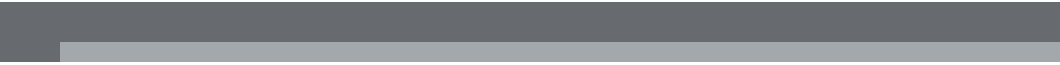
        <widget class="QFrame" name="frame_top">
         <property name="sizePolicy">
          <sizepolicy hsizetype="Preferred" vsizetype="Fixed">
           <horstretch>0</horstretch>
           <verstretch>0</verstretch>
          </sizepolicy>
         </property>
         <property name="minimumSize">
          <size>
           <width>0</width>
           <height>60</height>
          </size>
         </property>
         <property name="maximumSize">
          <size>
           <width>16777215</width>
           <height>65</height>
          </size>
         </property>
         <property name="styleSheet">
          <string notr="true">background-color: transparent;</string>
         </property>
         <property name="frameShape">
          <enum>QFrame::NoFrame</enum>
         </property>
         <property name="frameShadow">
          <enum>QFrame::Raised</enum>
         </property>
         <layout class="QHBoxLayout" name="horizontalLayout_3">
          <property name="spacing">
           <number>0</number>
          </property>
          <property name="leftMargin">
           <number>0</number>
          </property>
          <property name="topMargin">
           <number>0</number>
          </property>
          <property name="rightMargin">
           <number>0</number>
          </property>
          <property name="bottomMargin">
           <number>0</number>
          </property>
          <item>
           <widget class="QFrame" name="frame_toggle">
            <property name="sizePolicy">
             <sizepolicy hsizetype="Minimum" vsizetype="Fixed">
              <horstretch>0</horstretch>
              <verstretch>0</verstretch>
             </sizepolicy>
            </property>
            <property name="minimumSize">
             <size>
              <width>60</width>
              <height>60</height>
             </size>
            </property>
            <property name="maximumSize">
             <size>
              <width>70</width>
              <height>16777215</height>
             </size>
            </property>
            <property name="styleSheet">
             <string notr="true">background-color: rgb(27, 29, 35);</string>
            </property>
            <property name="frameShape">
             <enum>QFrame::NoFrame</enum>
            </property>
            <property name="frameShadow">
             <enum>QFrame::Raised</enum>
            </property>
            <layout class="QVBoxLayout" name="verticalLayout_3">
             <property name="spacing">
              <number>0</number>
             </property>
             <property name="leftMargin">
              <number>0</number>
             </property>
             <property name="topMargin">
              <number>0</number>
             </property>
             <property name="rightMargin">
              <number>0</number>
             </property>
             <property name="bottomMargin">
              <number>0</number>
             </property>
             <item>
              <widget class="QPushButton" name="Btn_Toggle">
               <property name="sizePolicy">
                <sizepolicy hsizetype="Expanding" vsizetype="Fixed">
                 <horstretch>0</horstretch>
                 <verstretch>0</verstretch>
                </sizepolicy>
               </property>
               <property name="minimumSize">
                <size>
                 <width>60</width>
                 <height>60</height>
                </size>
               </property>
               <property name="styleSheet">
                <string notr="true">QPushButton {
	background-position: center;
	background-repeat: no-reperat;
	border: none;
	background-color: #676A6E;
	padding-left: 20px;
	text-align: left;
}
QPushButton:hover {
	background-color: #676A6E;
}
QPushButton:pressed {	
	background-color: #676A6E;
}
</string>
               </property>
               <property name="text">
                <string/>
               </property>
              </widget>
             </item>
            </layout>
           </widget>
          </item>
          <item>
           <widget class="QFrame" name="frame_top_right">
            <property name="sizePolicy">
             <sizepolicy hsizetype="Preferred" vsizetype="Maximum">
              <horstretch>0</horstretch>
              <verstretch>0</verstretch>
             </sizepolicy>
            </property>
            <property name="minimumSize">
             <size>
              <width>0</width>
              <height>60</height>
             </size>
            </property>
            <property name="styleSheet">
             <string notr="true">background: transparent;</string>
            </property>
            <property name="frameShape">
             <enum>QFrame::NoFrame</enum>
            </property>
            <property name="frameShadow">
             <enum>QFrame::Raised</enum>
            </property>
            <layout class="QVBoxLayout" name="verticalLayout_2">
             <property name="spacing">
              <number>0</number>
             </property>
             <property name="leftMargin">
              <number>0</number>
             </property>
             <property name="topMargin">
              <number>0</number>
             </property>
             <property name="rightMargin">
              <number>0</number>
             </property>
             <property name="bottomMargin">
              <number>0</number>
             </property>
             <item>
              <widget class="QFrame" name="frame_top_btns">
               <property name="sizePolicy">
                <sizepolicy hsizetype="Preferred" vsizetype="Maximum">
                 <horstretch>0</horstretch>
                 <verstretch>0</verstretch>
                </sizepolicy>
               </property>
               <property name="minimumSize">
                <size>
                 <width>0</width>
                 <height>60</height>
                </size>
               </property>
               <property name="maximumSize">
                <size>
                 <width>16777215</width>
                 <height>60</height>
                </size>
               </property>
               <property name="styleSheet">
                <string notr="true">background-color: #676A6E;</string>
               </property>
               <property name="frameShape">
                <enum>QFrame::NoFrame</enum>
               </property>
               <property name="frameShadow">
                <enum>QFrame::Raised</enum>
               </property>
               <layout class="QVBoxLayout" name="verticalLayout_11">
                <property name="leftMargin">
                 <number>0</number>
                </property>
                <property name="topMargin">
                 <number>0</number>
                </property>
                <property name="rightMargin">
                 <number>0</number>
                </property>
                <property name="bottomMargin">
                 <number>0</number>
                </property>
                <item>
                 <widget class="QFrame" name="frame_btns_right">
                  <property name="sizePolicy">
                   <sizepolicy hsizetype="Expanding" vsizetype="Preferred">
                    <horstretch>0</horstretch>
                    <verstretch>0</verstretch>
                   </sizepolicy>
                  </property>
                  <property name="minimumSize">
                   <size>
                    <width>0</width>
                    <height>40</height>
                   </size>
                  </property>
                  <property name="maximumSize">
                   <size>
                    <width>120</width>
                    <height>16777215</height>
                   </size>
                  </property>
                  <property name="frameShape">
                   <enum>QFrame::NoFrame</enum>
                  </property>
                  <property name="frameShadow">
                   <enum>QFrame::Raised</enum>
                  </property>
                  <layout class="QHBoxLayout" name="horizontalLayout_5">
                   <property name="spacing">
                    <number>0</number>
                   </property>
                   <property name="leftMargin">
                    <number>0</number>
                   </property>
                   <property name="topMargin">
                    <number>0</number>
                   </property>
                   <property name="rightMargin">
                    <number>0</number>
                   </property>
                   <property name="bottomMargin">
                    <number>0</number>
                   </property>
                  </layout>
                 </widget>
                </item>
                <item>
                 <widget class="QFrame" name="frame_grip">
                  <property name="enabled">
                   <bool>true</bool>
                  </property>
                  <property name="sizePolicy">
                   <sizepolicy hsizetype="Preferred" vsizetype="Maximum">
                    <horstretch>0</horstretch>
                    <verstretch>0</verstretch>
                   </sizepolicy>
                  </property>
                  <property name="minimumSize">
                   <size>
                    <width>1000</width>
                    <height>20</height>
                   </size>
                  </property>
                  <property name="maximumSize">
                   <size>
                    <width>16777215</width>
                    <height>20</height>
                   </size>
                  </property>
                  <property name="styleSheet">
                   <string notr="true">background-color: #A3A8AD;</string>
                  </property>
                  <property name="frameShape">
                   <enum>QFrame::NoFrame</enum>
                  </property>
                  <property name="frameShadow">
                   <enum>QFrame::Raised</enum>
                  </property>
                 </widget>
                </item>
               </layout>
              </widget>
             </item>
            </layout>
           </widget>
          </item>
         </layout>
        </widget>
